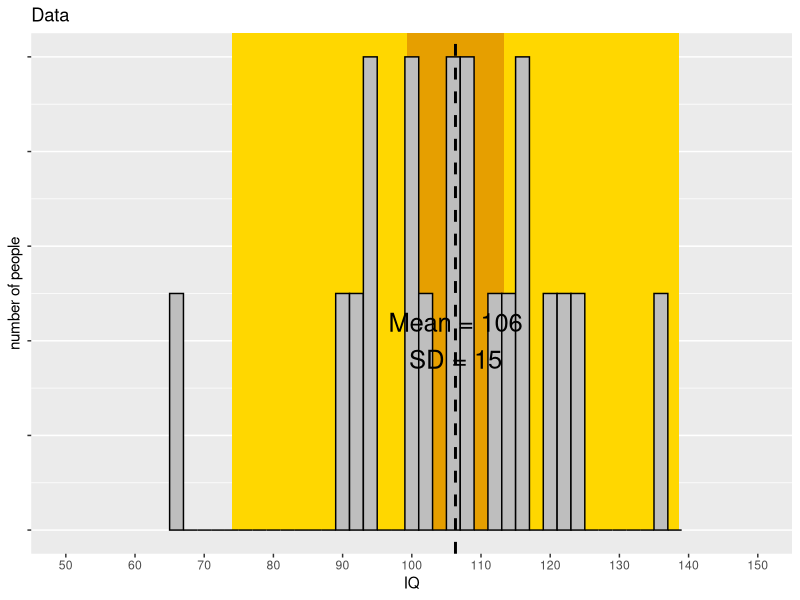

Reproduce this figure in R.
require(ggplot2)

n = 20 #set sample size
nSims <- 100000 #set number of simulations
#set.seed(1000)

x<-rnorm(n = n, mean = 100, sd = 15) #create sample from normal distribution

#95% Confidence Interval
CIU<-mean(x)+qt(0.975, df = n-1)*sd(x)*sqrt(1/n)
CIL<-mean(x)-qt(0.975, df = n-1)*sd(x)*sqrt(1/n)

#95% Prediction Interval
PIU<-mean(x)+qt(0.975, df = n-1)*sd(x)*sqrt(1+1/n)
PIL<-mean(x)-qt(0.975, df = n-1)*sd(x)*sqrt(1+1/n)

#plot data
ggplot(as.data.frame(x), aes(x))  + 
  geom_rect(aes(xmin=PIL, xmax=PIU, ymin=0, ymax=Inf), fill="gold") + 
  geom_rect(aes(xmin=CIL, xmax=CIU, ymin=0, ymax=Inf), fill="#E69F00") + 
  geom_histogram(colour="black", fill="grey", aes(y=..density..), binwidth=2) +
  xlab("IQ") + ylab("number of people")  + ggtitle("Data") + 
  theme(panel.grid.major.x = element_blank(), axis.text.y = element_blank(), 
  panel.grid.minor.x = element_blank()) + 
  geom_vline(xintercept=mean(x), colour="black", linetype="dashed", size=1) + 
  coord_cartesian(xlim=c(50,150)) + scale_x_continuous(breaks=seq(50, 150, 10)) +
  annotate("text", x = mean(x), y = 0.02, label = paste("Mean = ", round(mean(x)),
                                   "\n","SD = ", round(sd(x)), sep=""), size=6.5)


#Simulate Confidence Intervals
CIUSim<-numeric(nSims)
CILSim<-numeric(nSims)
meanSim<-numeric(nSims)

for(i in 1:nSims){ 
  x <- rnorm(n = n, mean = 100, sd = 15) 
  CIUSim[i] <- mean(x) + qt(0.975, df=n - 1) * sd(x) * sqrt(1 / n)
  CILSim[i] <- mean(x) - qt(0.975, df=n - 1) * sd(x) * sqrt(1 / n)
  meanSim[i] <- mean(x) 
}

# Only save simulations where the true value was inside the 95% CI
CIUSim <- CIUSim[CIUSim < 100]
CILSim <- CILSim[CILSim > 100]

cat((100 * (1 - (length(CIUSim) / nSims + length(CILSim) / nSims))),
       "% of the 95% confidence intervals contained the true mean")

#Calculate number of times observed mean fell within 95% CI of the original study
meanSim<-meanSim[meanSim>CIL&meanSim<CIU]
cat("The capture percentage for the plotted study, or the % of values within 
the observed confidence interval from", CIL, "to", CIU,"is:",100*length(meanSim)/nSims,"%")

